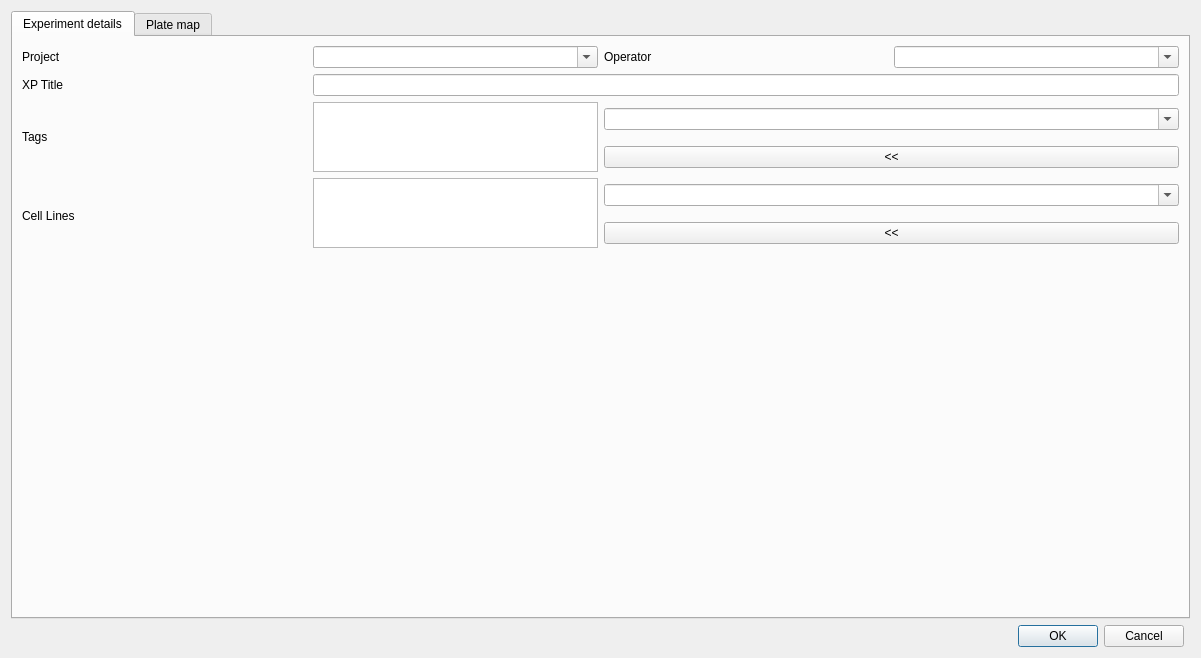
<?xml version="1.0" encoding="UTF-8"?>
<ui version="4.0">
 <class>tagger</class>
 <widget class="QDialog" name="tagger">
  <property name="geometry">
   <rect>
    <x>0</x>
    <y>0</y>
    <width>1201</width>
    <height>658</height>
   </rect>
  </property>
  <property name="windowTitle">
   <string>Dialog</string>
  </property>
  <layout class="QGridLayout" name="gridLayout">
   <item row="0" column="0" rowspan="2" colspan="2">
    <widget class="QTabWidget" name="tabWid">
     <property name="sizePolicy">
      <sizepolicy hsizetype="MinimumExpanding" vsizetype="MinimumExpanding">
       <horstretch>0</horstretch>
       <verstretch>0</verstretch>
      </sizepolicy>
     </property>
     <property name="currentIndex">
      <number>0</number>
     </property>
     <widget class="QWidget" name="tab">
      <attribute name="title">
       <string>Experiment details</string>
      </attribute>
      <layout class="QGridLayout" name="gridLayout_2">
       <item row="3" column="4" colspan="4">
        <widget class="QPushButton" name="add_global_tags">
         <property name="text">
          <string>&lt;&lt;</string>
         </property>
        </widget>
       </item>
       <item row="0" column="0">
        <widget class="QLabel" name="label">
         <property name="text">
          <string>Project</string>
         </property>
        </widget>
       </item>
       <item row="2" column="4" colspan="4">
        <widget class="QComboBox" name="global_tags">
         <property name="editable">
          <bool>true</bool>
         </property>
        </widget>
       </item>
       <item row="7" column="4" colspan="4">
        <widget class="QPushButton" name="add_cell_lines">
         <property name="text">
          <string>&lt;&lt;</string>
         </property>
        </widget>
       </item>
       <item row="6" column="2" rowspan="2" colspan="2">
        <widget class="QListWidget" name="cell_lines_list">
         <property name="contextMenuPolicy">
          <enum>Qt::CustomContextMenu</enum>
         </property>
         <property name="selectionMode">
          <enum>QAbstractItemView::MultiSelection</enum>
         </property>
         <property name="selectionRectVisible">
          <bool>true</bool>
         </property>
        </widget>
       </item>
       <item row="2" column="0" rowspan="2">
        <widget class="QLabel" name="label_22">
         <property name="text">
          <string>Tags</string>
         </property>
        </widget>
       </item>
       <item row="1" column="2" colspan="6">
        <widget class="QLineEdit" name="experiment"/>
       </item>
       <item row="0" column="6" colspan="2">
        <widget class="QComboBox" name="xp_operator">
         <property name="editable">
          <bool>true</bool>
         </property>
        </widget>
       </item>
       <item row="12" column="1" colspan="3">
        <spacer name="verticalSpacer_2">
         <property name="orientation">
          <enum>Qt::Vertical</enum>
         </property>
         <property name="sizeHint" stdset="0">
          <size>
           <width>20</width>
           <height>40</height>
          </size>
         </property>
        </spacer>
       </item>
       <item row="1" column="0">
        <widget class="QLabel" name="label_2">
         <property name="text">
          <string>XP Title</string>
         </property>
        </widget>
       </item>
       <item row="6" column="0" rowspan="3">
        <widget class="QLabel" name="label_3">
         <property name="text">
          <string>Cell Lines</string>
         </property>
        </widget>
       </item>
       <item row="0" column="4" colspan="2">
        <widget class="QLabel" name="label_23">
         <property name="text">
          <string>Operator</string>
         </property>
        </widget>
       </item>
       <item row="2" column="2" rowspan="2" colspan="2">
        <widget class="QListWidget" name="global_tags_list">
         <property name="contextMenuPolicy">
          <enum>Qt::CustomContextMenu</enum>
         </property>
         <property name="selectionMode">
          <enum>QAbstractItemView::MultiSelection</enum>
         </property>
         <property name="selectionRectVisible">
          <bool>true</bool>
         </property>
        </widget>
       </item>
       <item row="0" column="2" colspan="2">
        <widget class="QComboBox" name="project">
         <property name="editable">
          <bool>true</bool>
         </property>
        </widget>
       </item>
       <item row="6" column="4" colspan="4">
        <widget class="QComboBox" name="cell_lines">
         <property name="editable">
          <bool>true</bool>
         </property>
        </widget>
       </item>
      </layout>
     </widget>
     <widget class="QWidget" name="plateTabs">
      <attribute name="title">
       <string>Plate map</string>
      </attribute>
      <layout class="QGridLayout" name="gridLayout_3">
       <property name="leftMargin">
        <number>0</number>
       </property>
       <property name="topMargin">
        <number>0</number>
       </property>
       <property name="rightMargin">
        <number>0</number>
       </property>
       <property name="bottomMargin">
        <number>0</number>
       </property>
       <property name="spacing">
        <number>0</number>
       </property>
       <item row="0" column="0">
        <widget class="QTabWidget" name="Plates">
         <property name="currentIndex">
          <number>-1</number>
         </property>
        </widget>
       </item>
      </layout>
     </widget>
    </widget>
   </item>
   <item row="2" column="0">
    <widget class="QDialogButtonBox" name="buttonBox">
     <property name="orientation">
      <enum>Qt::Horizontal</enum>
     </property>
     <property name="standardButtons">
      <set>QDialogButtonBox::Cancel|QDialogButtonBox::Ok</set>
     </property>
    </widget>
   </item>
  </layout>
 </widget>
 <resources/>
 <connections>
  <connection>
   <sender>buttonBox</sender>
   <signal>accepted()</signal>
   <receiver>tagger</receiver>
   <slot>accept()</slot>
   <hints>
    <hint type="sourcelabel">
     <x>248</x>
     <y>254</y>
    </hint>
    <hint type="destinationlabel">
     <x>157</x>
     <y>274</y>
    </hint>
   </hints>
  </connection>
  <connection>
   <sender>buttonBox</sender>
   <signal>rejected()</signal>
   <receiver>tagger</receiver>
   <slot>reject()</slot>
   <hints>
    <hint type="sourcelabel">
     <x>316</x>
     <y>260</y>
    </hint>
    <hint type="destinationlabel">
     <x>286</x>
     <y>274</y>
    </hint>
   </hints>
  </connection>
 </connections>
</ui>
